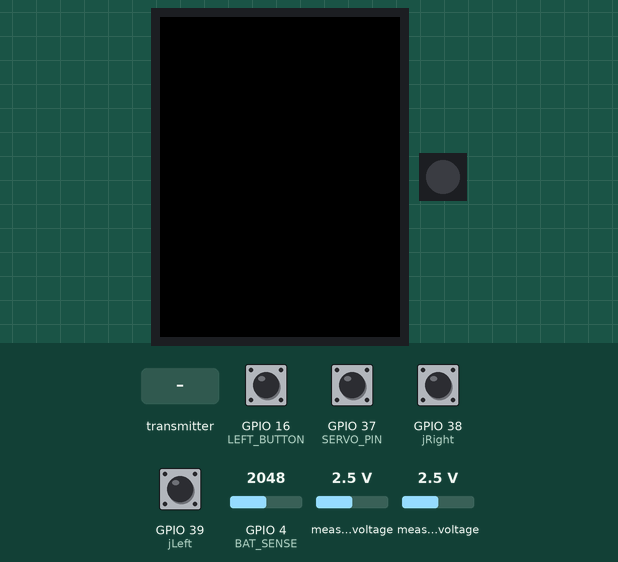
Recording of a sketch running on a simulated ESP32. Shown: 240×320 colour display, 1 RGB LEDs in strip order, left to right. Inputs (shaded band) come from the test bench; at power-on: GPIO 16 (LEFT_BUTTON), GPIO 37 (SERVO_PIN), GPIO 38 (jRight), GPIO 39 (jLeft) HIGH, GPIO 4 (BAT_SENSE) = 2048, measured voltage 2.5 V. What the sketch prints to the serial monitor is not drawn.

Above: at 1.4 s.
1.5 s: the transmitter starts sending batt = 100
At 2.92 s:
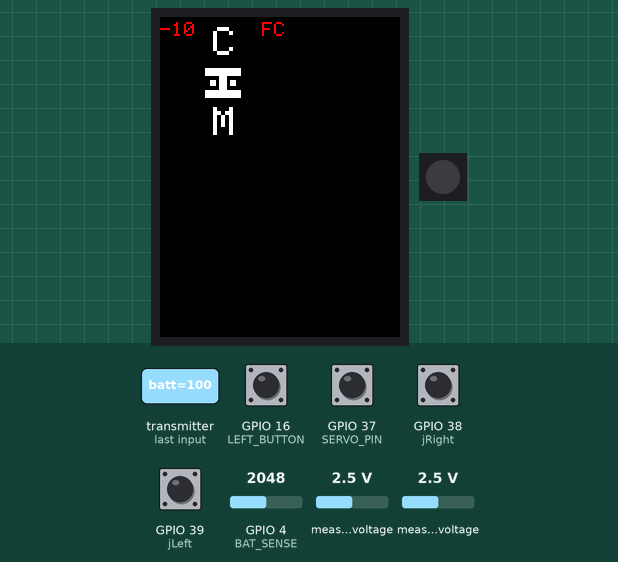
4.5 s: GPIO 4 (BAT_SENSE) set to 2866
At 5.78 s:
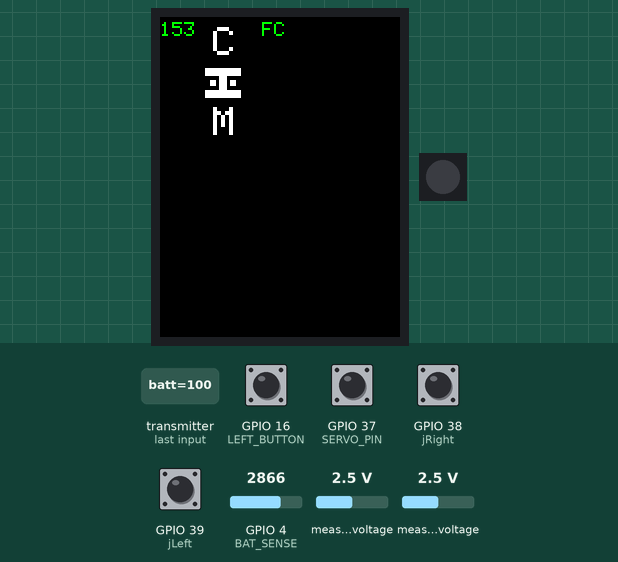
7.4 s: GPIO 38 (jRight) pulled LOW for 0.15 s
8.1 s: GPIO 16 (LEFT_BUTTON) pulled LOW for 0.15 s
8.8 s: the transmitter starts sending batt = 25
At 9.02 s:
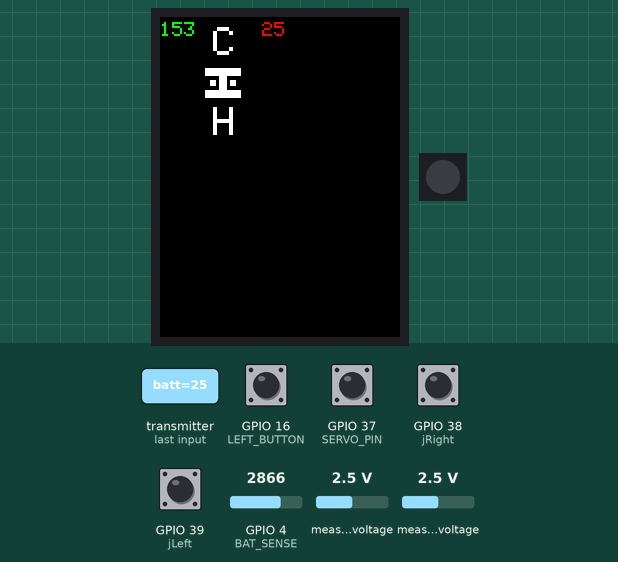
11.8 s: GPIO 39 (jLeft) pulled LOW for 0.15 s
Timing chart, 0 to 13.5 s (numbered marks = the images above; inputs shaded):
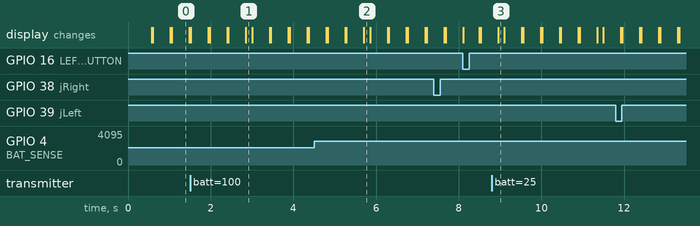

Measured:
- after the input at 1.5 s, the display: first differs from a run without the input after 0.44 s (image 1)
- after the input at 4.5 s, the display: changes after 0.30 s (image 2)
- after the input at 8.8 s, the display: changes after 0.16 s (image 3)
- what the display in image 0 shows lasts 0.4 s, from 1.1 s to 1.5 s

The sketch:

anttx3.ino
```cpp
#include <TFT_eSPI.h>
#include <SPI.h>
#include <Adafruit_NeoPixel.h>
#include <esp_now.h>
#include <WiFi.h>
#include "logo.h"
#include <Wire.h>
#include <Adafruit_ADS1X15.h>
#include <ezButton.h>

TFT_eSPI tft = TFT_eSPI();

Adafruit_NeoPixel pixels(1, 36, NEO_GRB + NEO_KHZ800);

Adafruit_ADS1115 ads;

const int BAT_SENSE = 4;

unsigned long targetTime = 0;

uint8_t broadcastAddress[] = {0x30, 0x30, 0xF9, 0xFE, 0x62, 0x54};

const int SERVO_PIN = 37;

const int LEFT_BUTTON = 16;

const int jRight = 38;

const int jLeft = 39;

int currentSpeed = 1;

unsigned long currentMillis = millis();

String macro = String("C");

int motor_A;
int motor_B;
bool servo_status;

int espnowpercent;

typedef struct MotorData {
  int a;
  int b;
  int c;
} MotorData;

typedef struct BatteryCheck {
  int batt;
} BatteryCheck;

MotorData motors;
BatteryCheck battery;

ezButton button_l(jLeft);
ezButton button_r(jRight);

esp_now_peer_info_t peerInfo;

void OnDataSent(const uint8_t *mac_addr, esp_now_send_status_t status) {
  Serial.print("\r\nLast Packet Send Status:\t");
  Serial.println(status == ESP_NOW_SEND_SUCCESS ? "Delivery Success" : "Delivery Fail");
}

void OnDataRecv(const uint8_t * mac, const uint8_t *incomingData, int len) {
  memcpy(&battery, incomingData, sizeof(battery));
  Serial.print("Bytes received: ");
  Serial.println(len);
  espnowpercent = battery.batt;
}

void setup(void) {
  pinMode(jLeft, INPUT_PULLUP);
  pinMode(jRight, INPUT_PULLUP);
  pinMode(SERVO_PIN, INPUT_PULLUP);
  pinMode(LEFT_BUTTON, INPUT_PULLUP);
  tft.init();
  tft.setRotation(0);
  tft.fillScreen(TFT_BLACK);
  pixels.begin();
  pixels.setBrightness(20);
  button_l.setDebounceTime(50);
  button_r.setDebounceTime(50);
  WiFi.mode(WIFI_STA);
  Wire.begin(34, 33);
  if (!ads.begin()) {
    Serial.println("Failed to initialize ADS1115");
    while (1);
  }
  if (esp_now_init() != ESP_OK) {
    Serial.println("Error initializing ESP-NOW");
    return;
  }
  esp_now_register_send_cb(OnDataSent);

  memcpy(peerInfo.peer_addr, broadcastAddress, 6);
  peerInfo.channel = 0;
  peerInfo.encrypt = false;

  // Add peer
  if (esp_now_add_peer(&peerInfo) != ESP_OK){
    Serial.println("Failed to add peer");
    return;
  }
  esp_now_register_recv_cb(OnDataRecv);
}

void loop() {
  button_l.loop();
  button_r.loop();

  if(button_l.isReleased()) {
    if (currentSpeed > 0) {
      currentSpeed--;
    }
  }

  if(button_r.isReleased()) {
    if (currentSpeed < 3) {
      currentSpeed++;
    }
  }

  getReadings();

  updateDisplay();

  motors.a = motor_A;
  motors.b = motor_B;
  motors.c = digitalRead(SERVO_PIN);

  esp_err_t result = esp_now_send(broadcastAddress, (uint8_t *) &motors, sizeof(motors));

  if (result == ESP_OK) {
    Serial.println("Sent with success");
  }
  else {
    Serial.println("Error sending the data");
  }
}

void getReadings() {
  if (digitalRead(LEFT_BUTTON) == HIGH) {
    int total_speed;
    int total_steering_factor;
    if (ads.readADC_SingleEnded(2) >= 8000) {
      total_speed = map(ads.readADC_SingleEnded(2), 8000, 16000, 10000, 16000);
    } else {
      total_speed = map(ads.readADC_SingleEnded(2), 0, 8000, 0, 6000);
    }

    if (ads.readADC_SingleEnded(1) >= 8000) {
      total_steering_factor = map(ads.readADC_SingleEnded(1), 8000, 16000, -2000, -8000);
    } else {
      total_steering_factor = map(ads.readADC_SingleEnded(1), 0, 8000, 8000, 2000);
    }
    int motor_A_phase_A = total_speed - total_steering_factor;
    int motor_B_phase_A = total_speed + total_steering_factor;
    /*
    if (motor_A_phase_A > 11000) {
      motor_A_phase_A = motor_A_phase_A + 500;
    }
    if (motor_A_phase_A < 8000) {
      motor_A_phase_A = motor_A_phase_A - 1000;
    }
    */
    if (motor_A_phase_A > 16000) {
      motor_A = 16000;
    } else if (motor_A_phase_A < 0) {
      motor_A = 0;
    } else {
      motor_A = motor_A_phase_A;
    }
    if (motor_B_phase_A > 16000) {
      motor_B = 16000;
    } else if (motor_B_phase_A < 0) {
      motor_B = 0;
    } else {
      motor_B = motor_B_phase_A;
    }
    macro = String("C");
  } else {
    motor_A = 16000;
    motor_B = 0;
    macro = String("T");
  }
  servo_status = digitalRead(SERVO_PIN);
  /*
  motor_A = (16000/2);
  motor_B = (16000/2);
  servo_status = 0;
  */
}

void updateDisplay() {
  pixels.fill(0xFF0000);
  tft.fillScreen(TFT_BLACK);
  tft.setRotation(0);

  tft.setTextSize(4);
  tft.setTextColor(TFT_WHITE);
  tft.setCursor(53, 10);
  tft.print(macro); //macro indicator

  tft.setTextSize(2);
  int remotePercentage = map(analogRead(BAT_SENSE), 2100, 2600, 0, 100);
  if (remotePercentage > 40) {
    tft.setTextColor(TFT_GREEN);
  } else {
    tft.setTextColor(TFT_RED);
  }
  tft.setCursor(0, 5);
  tft.print(remotePercentage);

  tft.setTextSize(2);
  String outbat = "  ";
  if (espnowpercent > 99) {
    outbat = "FC";
  } else if (espnowpercent > 40) {
    tft.setTextColor(TFT_GREEN);
    outbat = String(espnowpercent);
  } else {
    tft.setTextColor(TFT_RED);
    if (espnowpercent > 10) {
      outbat = String(espnowpercent);
    } else {
      outbat = "0" + String(espnowpercent);
    }
  }
  tft.setCursor(102, 5);
  tft.print(outbat);

  tft.drawXBitmap(43, 46, logo, logoWidth, logoHeight, TFT_WHITE);

  tft.setTextSize(4);
  tft.setTextColor(TFT_WHITE);
  tft.setCursor(53, 90);
  if (currentSpeed == 0) {
    tft.print("L");
  } else if (currentSpeed == 1) {
    tft.print("M");
  } else if (currentSpeed == 2) {
    tft.print("H");
  } else {
    tft.print("X");
  }
}
```

Source omitted: logo.h (data table, 1367 bytes)
